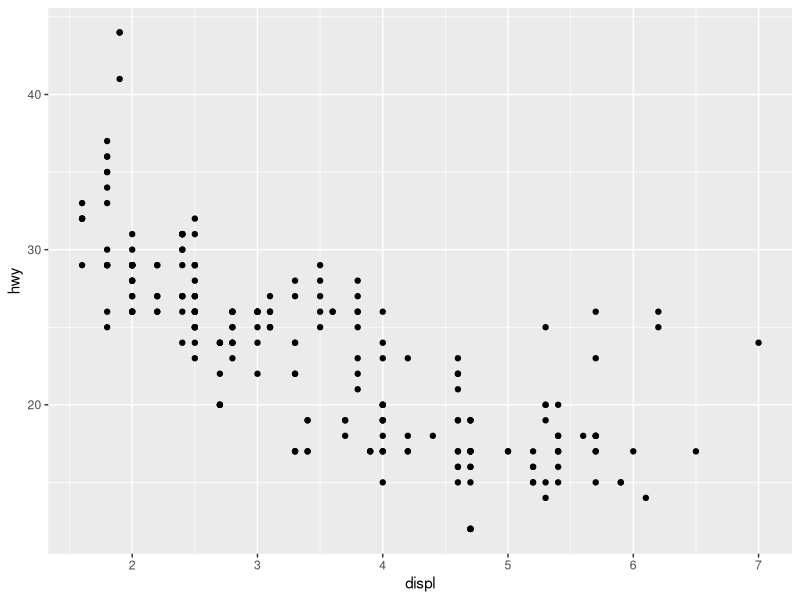
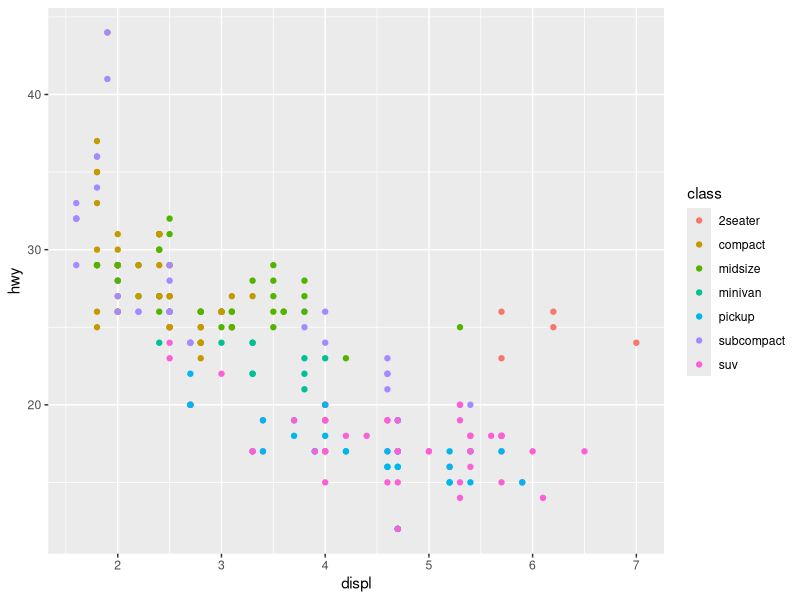
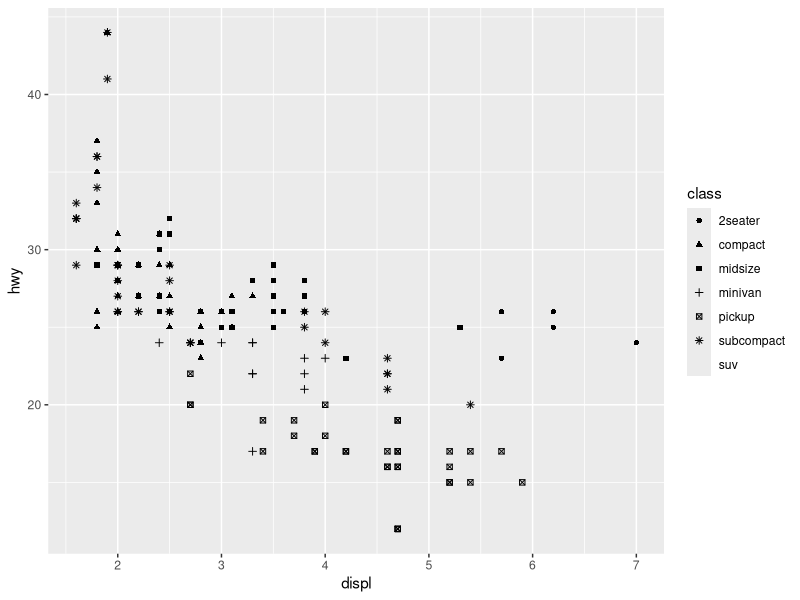
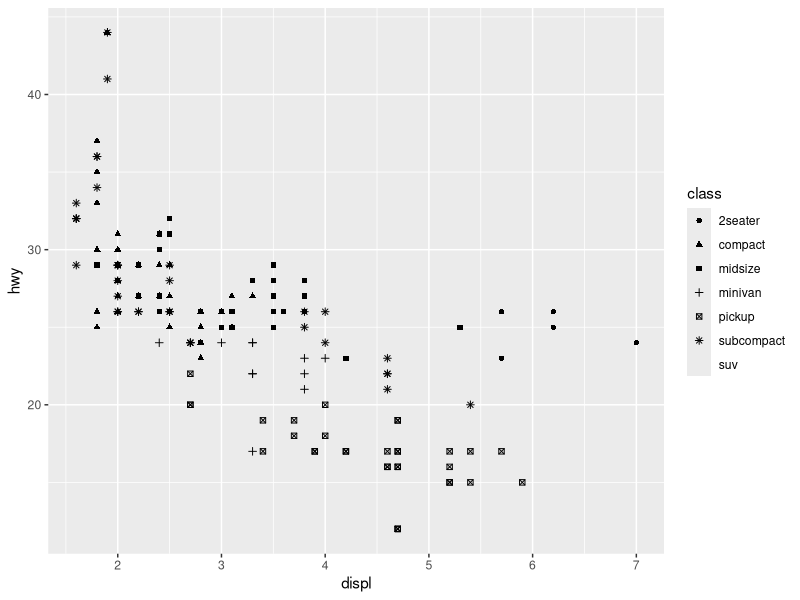

These charts were generated, in order, by the following R code:
## ---- chunk 1
knitr::opts_chunk$set(echo = TRUE)
## ---- chunk 2
library(tidyverse)
#mpg
## ---- chunk 3
ggplot(data=mpg, aes(x=displ, y=hwy)) + geom_point()
## ---- chunk 4
ggplot(data=mpg, aes(x=displ, y=hwy, color=class)) + geom_point()
## ---- chunk 5
ggplot(data=mpg, aes(x=displ, y=hwy, shape=class)) + geom_point()
## ---- chunk 6
ggplot(data=mpg, aes(x=displ, y=hwy, shape=class)) + geom_point()
